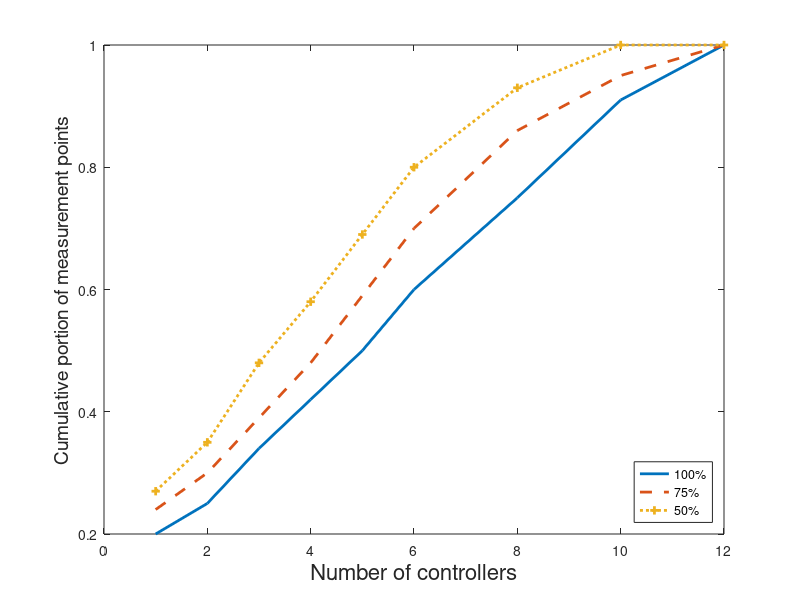

This figure's MATLAB source: (Note: this script raises an error after producing the figure.)
% xlim([1 12]);
% xticks(1:12);
%1a and 1b
edges1a=0:50:300;
%edges1a(1)=[];
edges1b=0:10:120;
%edges1b(1)=[];
vals2a = [ 0 0.32 0.53 0.63 0.72 0.82 1  ; %greedy 1
           0 0.3 0.51 0.6 0.7 1 1 ; %greedy 0.75
           %0 0.37 0.61 0.68 0.77 0.86 0.95 1 1 1 1 ; %oredring
          ];
      
      
edges1a=[1,2,3,4,5,6,8,10,12];
edges1b=[0,100,200,300,400,500,600,700,800,900];
delaysgr =[     0 0.1 0.25 0.35 0.46 0.55 0.65 0.82 0.95 1  ; %greedy 1
                0 0.14 0.28 0.39 0.49 0.58 0.69 0.88 1 1  ; %greedy 0.75
                0 0.19 0.31 0.42 0.52 0.62 0.73 0.92 1 1  ; %greedy 0.5
                ];
            
% controllersgr =[ 0.2  0.27 0.36 0.46 0.59 0.705 0.87 1 1  ; %greedy 1
%                  0.17 0.24 0.33 0.43 0.56 0.675 0.82 0.94 1  ; %greedy 0.75
%                  0.13 0.21 0.29 0.39 0.53 0.645 0.8 0.92 1  ; %greedy 0.5
%                 ];
%             
controllersgr =[ 0.13 0.21 0.29 0.39 0.53 0.645 0.8 0.92 1  ; %greedy 1
                 0.17 0.24 0.33 0.43 0.56 0.675 0.82 0.94 1  ; %greedy 0.75
                 0.2  0.27 0.36 0.46 0.59 0.705 0.87 1 1  ; %greedy 0.5
    ];
delaysjoint =[  0 0.11 0.2 0.32 0.4 0.5 0.66 0.81 0.9 0.97  ; %kmeans 1
                0 0.14 0.26 0.37 0.46 0.57 0.72 0.85 0.94 1  ; %kmeans 0.75
                0 0.19 0.31 0.42 0.54 0.65 0.78 0.9 1 1  ; %kmeans 0.5
                ];
            
controllersjoint =[   0.2 0.25 0.34 0.42 0.5 0.6 0.75 0.91 1  ; %kmeans 1
                      0.24 0.3 0.39 0.48 0.59 0.7 0.86 0.95 1  ; %kmeans 0.75
                      0.27 0.35 0.48 0.58 0.69 0.8 0.93 1 1  ; %kmeans 0.5
                   ];
vals1adat1=controllersjoint(1,:);
vals1adat2=controllersjoint(2,:);
vals1adat3=controllersjoint(3,:);
plot(edges1a,vals1adat1,'-','LineWidth',2);
hold on;
plot(edges1a,vals1adat2,'--','LineWidth',2);
plot(edges1a,vals1adat3,':+','LineWidth',2);
hold off
%title('Average controller-to-switch after 25 snaphsots')
%ylabel('Cumulative portion of measurement points')
%xlabel('Controller-to-switch delay (slots)')
ylabel('Cumulative portion of measurement points','fontsize',14)
%xlabel('Controller-to-switch delay (slots)','fontsize',16)
xlabel('Number of controllers','fontsize',16)
%lgd=legend( {'Joint','Periodic (Interval=10)','Static'}');
%lgd=legend({'Greedy(100%)','Greedy (75%)','Greedy (50%)'}');
lgd=legend({'100%','75%','50%'}');
legend('Location','southeast')
%legend('Markersize','18')
lgd.FontSize = 12;



%set(legend,'box','off')
%set(gca,'xlim',1,12)

set(gca,'XTick',0:12)
set(gca,'XTickLabel',0:12)
xlim([edges1a(1), edges1a(end)]);
%set(gca,'XTick',0:100:900)
%set(gca,'XTickLabel',0:100:900)
f=figure(1)
%print -f -depsc -tiff cdf_jointcontrollers_new1.eps